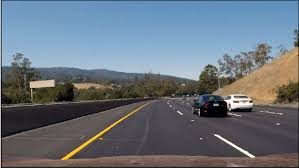
#> input picture Lane Detection Image Learning/Lane3.jpg, 299 x 168 px, found by its file name
$ jupyter execute --allow-errors Lane_Detection_Study.ipynb
#> lines starting #> are read from the running program, lines starting #| are printed output that depends on the picture
[cell 1]
#Importing Open CV Functions To Extract Image
#Convert The Image Into Grayscale
#Use Gaussian Blur
#Use Canny Edge Detector

[cell 2]
import cv2
import matplotlib.pyplot as plt
from google.colab.patches import cv2_imshow
import numpy as np

[cell 3]
img1 = cv2.imread('/content/Lane1.jpg')
cv2_imshow(img1)

#> (a cell that did not finish here is left out)

#> (a cell that did not finish here is left out)

#> (a cell that did not finish here is left out)

[cell 7]
img2 = plt.imread('/content/Lane3.jpg')
#> img2 is the input picture: shape (168, 299, 3); mean R, G, B 104.9, 114.5, 124.4
gray = cv2.cvtColor(img2,cv2.COLOR_RGB2GRAY)
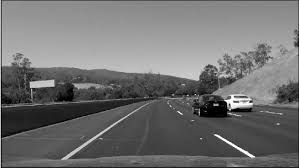
#> gray: shape (168, 299); min 0, max 255, mean 112.8
blur = cv2.GaussianBlur(gray, (5, 5), 0)
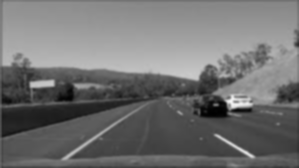
#> blur: shape (168, 299); min 0, max 244, mean 112.9
# blur = np.uint8(blur)
canny = cv2.Canny(blur, 50, 150)
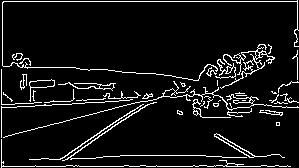
#> canny: shape (168, 299); 7.8% white in thin lines or dots
plt.imshow(img2)
# plt.imshow(gray)
# plt.imshow(blur)
cv2_imshow(canny)

[cell 8]
img3 = plt.imread('/content/Lane2.jpeg')
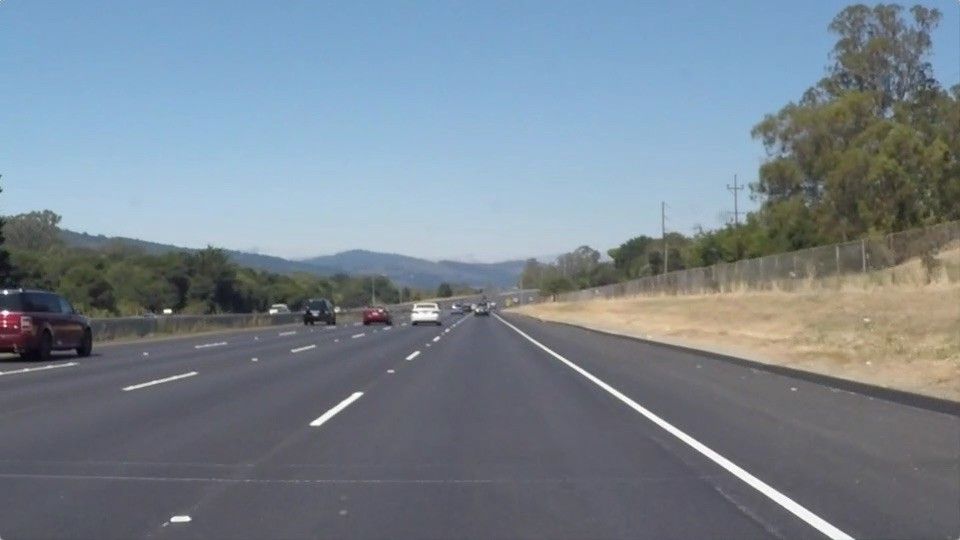
#> input picture Lane Detection Image Learning/Lane2.jpeg, 960 x 540 px, found by its file name
#> img3 is the input picture: shape (540, 960, 3); mean R, G, B 120.3, 132.5, 143.7
gray = cv2.cvtColor(img3,cv2.COLOR_RGB2GRAY)
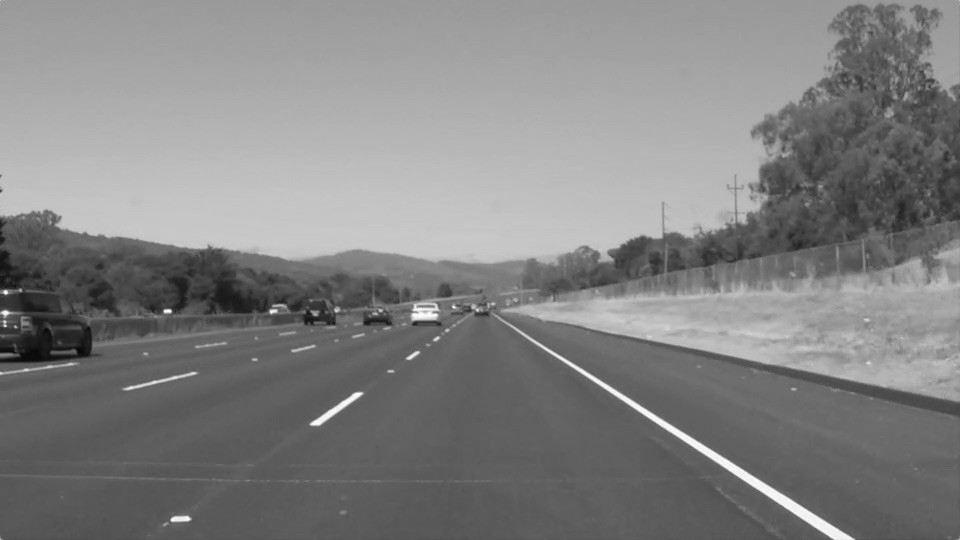
#> gray: shape (540, 960); min 6, max 255, mean 130.1
blur = cv2.GaussianBlur(gray, (5, 5), 0)
#> blur: shape (540, 960)
# blur = np.uint8(blur)
canny = cv2.Canny(blur, 50, 150)
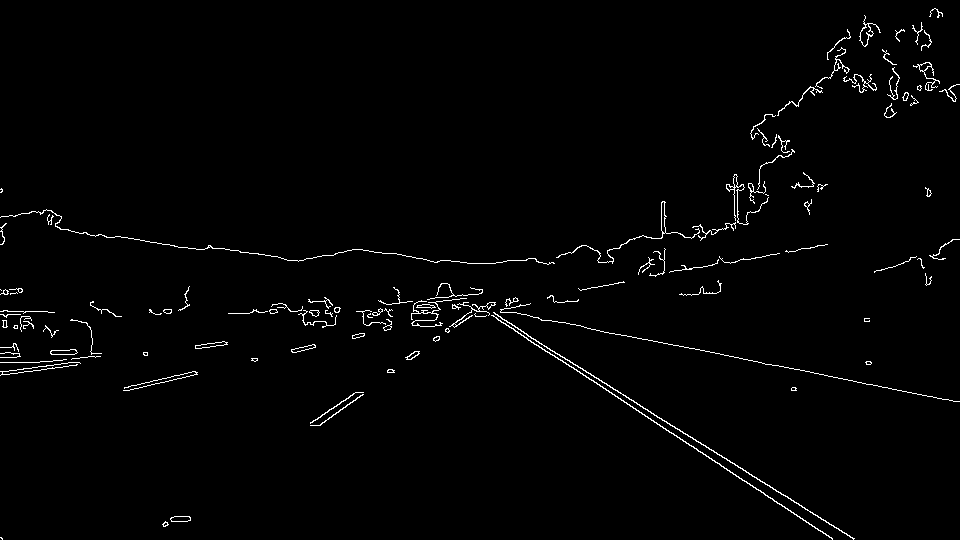
#> canny: shape (540, 960); 1.5% white in thin lines or dots
plt.imshow(img3)
# plt.imshow(gray)
# plt.imshow(blur)
cv2_imshow(canny)
